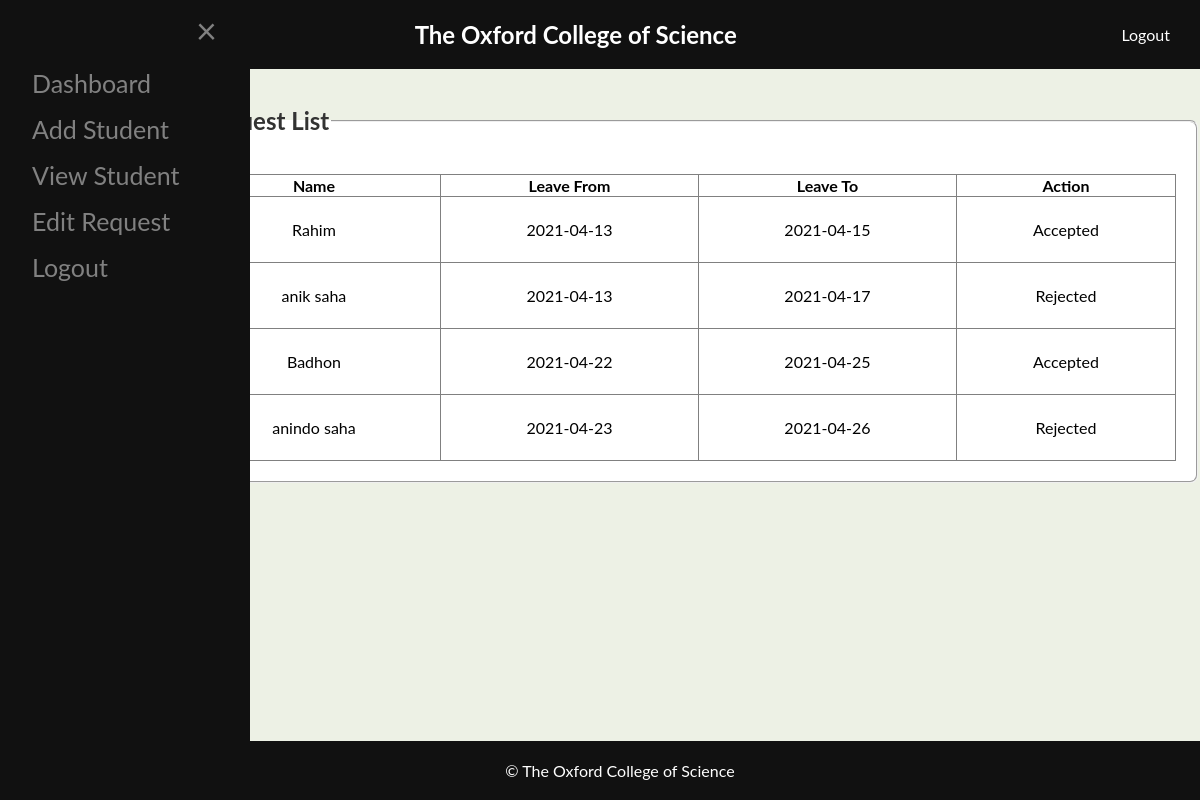
Page /Admin/view/leaveRequest.php (signed in) on the committed database.
### tables this page shows
CREATE TABLE `leave_request` (
  `sl` int(3) NOT NULL,
  `id` varchar(4) NOT NULL,
  `name` varchar(50) NOT NULL,
  `leave_from` date NOT NULL,
  `leave_to` date NOT NULL,
  `action` varchar(50) NOT NULL
);

### Admin/Model/leaveRequestModel.php (called while the page is built, shortened)
<?php
function allUserList(){
    $conn = getConnection();
    $sql = "select * from leave_request";
    $result = mysqli_query($conn, $sql);
    $users =[];
		while($row = mysqli_fetch_assoc($result)){
			array_push($users, $row);
		}
		return $users;
}
 ?>

### Admin/View/leaveRequest.php (the view, shortened to what this page needs)
<?php
include_once('../model/leaveRequestModel.php');
$UsersList = allUserList();
?>
<!DOCTYPE html>
<html>
<head>
</head>
<body>
  <div class="header">
    <div class="header-title">
      <h1>The Oxford College of Science</h1>
    </div>
    <div class="header-right">
      <a href="../Controller/Logout.php">Logout</a>
    </div>
  </div>
  <div class="sidebar" id="mySidenav" onmouseleave="closeNav()">
    <a href="javascript:void(0)" class="closebtn" onclick="closeNav()">&times;</a>
    <a href="dashboard.php">Dashboard</a>
    <a href="addStudent.php">Add Student</a>
    <a href="viewStudent.php">View Student</a>
    <a href="editrequestlist.php">Edit Request</a>
    <a href="../Controller/logout.php">Logout</a>
  </div>
  <span style="font-size:30px;cursor:pointer" onmouseover="openNav()">&#9776;</span>
  <div class="content" id="content">
    <form class="table-responsive" id="inform" action="../Controller/regCheckStudent.php" onsubmit="return validation()"
      method="post">
      <fieldset>
        <legend>Student's Leave Request List</legend>
        <br>
        <table border="1" width="100%" cellspacing="0">
          <tr align="center">
            <th>Id</th>
            <th>Name</th>
            <th>Leave From</th>
            <th>Leave To</th>
            <th>Action</th>
            <?php
            for ($i = 0; $i < count($UsersList); $i++) {
              echo "<tr align='center'>
          <td>{$UsersList[$i]['id']}</td>
          <td>{$UsersList[$i]['name']}</td>
          <td>{$UsersList[$i]['leave_from']}</td>
          <td>{$UsersList[$i]['leave_to']}</td>
          <td>{$UsersList[$i]['action']}</td>
              </tr>";
            }
            echo "</table>";
            ?>
      </fieldset>
    </form>
  </div>
  <div class="footer">
    &copy; The Oxford College of Science
  </div>
</body>
</html>

### Admin/View/leaveRequest.php (style rules this page uses)
body { font-family: "Lato", sans-serif; margin: 0; padding: 0; background-color: #edf1e5; transition: background-color 0.5s; }
.header { background-color: #111; color: #fff; padding: 20px; display: flex; justify-content: space-between; align-items: center; }
.header-title { display: inline-block; vertical-align: middle; margin-left: 10px; }
.header-title h1 { margin: 0; font-size: 24px; }
.header-right { display: flex; align-items: center; }
.header-right a { color: #fff; text-decoration: none; margin-right: 10px; }
.sidebar { width: 0; position: fixed; z-index: 1; top: 0; left: 0; background-color: #111; overflow-x: hidden; transition: 0.5s; padding-top: 60px; bottom: 0; }
.sidebar a { padding: 8px 8px 8px 32px; text-decoration: none; font-size: 25px; color: #818181; display: block; transition: 0.3s; }
.sidebar .closebtn { position: absolute; top: 0; right: 25px; font-size: 36px; margin-left: 50px; cursor: pointer; }
.content { margin-left: 0; padding: 0px; transition: margin-left 0.3s ease; background-color: #edf1e5; }
.content table { width: 100%; border-collapse: collapse; margin-top: 0; border-collapse: collapse; }
.content td { padding: 23px; text-align: center; }
.footer { background-color: #111; color: #fff; padding: 20px; text-align: center; position: fixed; bottom: 0; width: 100%; }
fieldset { background-color: #fff; padding: 20px; border-radius: 8px; }
legend { font-size: 24px; font-weight: bold; color: #333; }

### rows in the picture
leave_request: name "Rahim", leave_from "2021-04-13", leave_to "2021-04-15", action "Accepted"
leave_request: name "anik saha", leave_from "2021-04-13", leave_to "2021-04-17", action "Rejected"
leave_request: name "Badhon", leave_from "2021-04-22", leave_to "2021-04-25", action "Accepted"
leave_request: name "anindo saha", leave_from "2021-04-23", leave_to "2021-04-26", action "Rejected"
